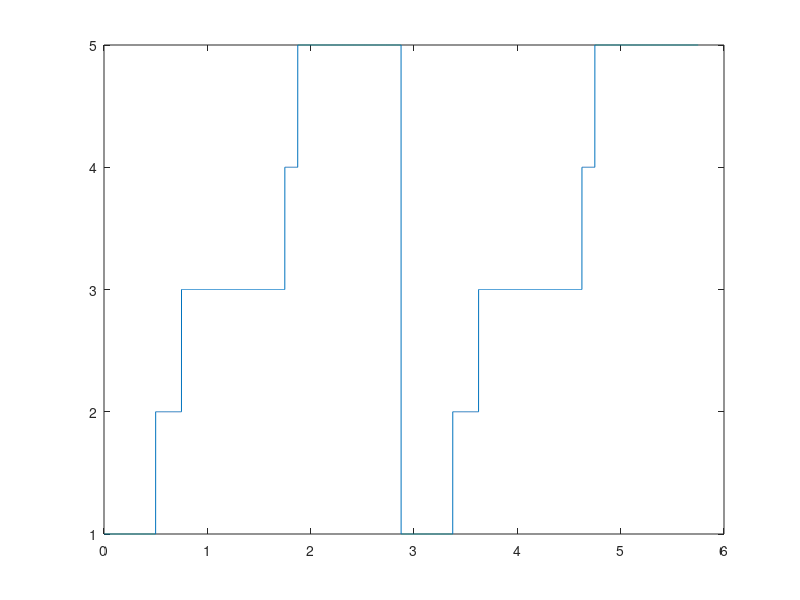

Here is the MATLAB script that generated this plot: (Note: this script raises an error after producing the figure.)
clear; close all
% Original Coder
fsamp= 2048;
coder = [repmat(1,1,fsamp/2) repmat(2,1,fsamp/4) repmat(3,1,fsamp) repmat(4,1,fsamp/8) repmat(5,1,fsamp) repmat(1,1,fsamp/2) repmat(2,1,fsamp/4) repmat(3,1,fsamp) repmat(4,1,fsamp/8) repmat(5,1,fsamp)];
tvec = linspace(0,size(coder,2)/fsamp,size(coder,2));
plot(tvec,coder);
hold on
% Coder to Voltage Map; (Pick these up from calibration stage)
CVM = [0.5 1 1.5 2 0.1];

% Switcher
ampCoder = CVM(coder); % This simulates the amplifier readout
ampCoder = circshift(ampCoder,fix(fsamp*0.005)); % Shift to simulate the predepolarization
ampCoder = lowpass(ampCoder,100,fsamp);
ampCoder = ampCoder + (0.01.*randn(1,size(coder,2))); % add some noise
plot(tvec,ampCoder)

% Now try to decode using simple absolute differences
ampDeCoder = abs(ampCoder-CVM'); % absolute Difference
[a,decoder] = min(ampDeCoder,[],1);
plot(tvec,decoder)

% Now make a trialdef variable that you can use to segment the data in
% fieldtrip
for cond = 1:numel(CVM) % loop through number of conditions
    X = find(decoder==cond); % find timings at which condition exists
    blocks = SplitVec(X,'consecutive');
        % Now loop through number of instances
        nmx = [];
        for bl = 1:numel(blocks)
            nmx(bl) = numel(blocks{bl});
            trialdef{cond}(:,bl) = [blocks{bl}(1) blocks{bl}(end)]; % i.e. take first and last samples of each block. You could add buffer periods here
        end
        trialdef{cond}(:,nmx<32) = []; % Remove very small blocks
end

% You can now use trialdef{cond} to construct your fieldtrip format data files.



%% The above method will suffice for simply blocking the data. The waverform of the switch confounds
% the exact timing of the decoded signal such that there is a delay from
% the actual start point. This wont matter if were not super keen on
% measuring something like reaction times. However, if the delay is fairly
% constant, then again we can just compensate for this in the calculations.
% ALTERNATIVE METHOD (incomplete)

% Find switching points
dampCoder = diff(ampCoder);
plot(tvec(2:end),dampCoder)
dzampCoder = abs((dampCoder-mean(dampCoder))./std(dampCoder)); % absolute because we dont care about direction

switchPoints = find(dzampCoder>3.5);
switchPoints = SplitVec(switchPoints,'consecutive');

% Ignore the first and last (artefacts of the filtering we did to simulate)
list = 1:size(switchPoints,2);
for i = list
    trialdef(1,i) = switchPoints{i}(1);
end

